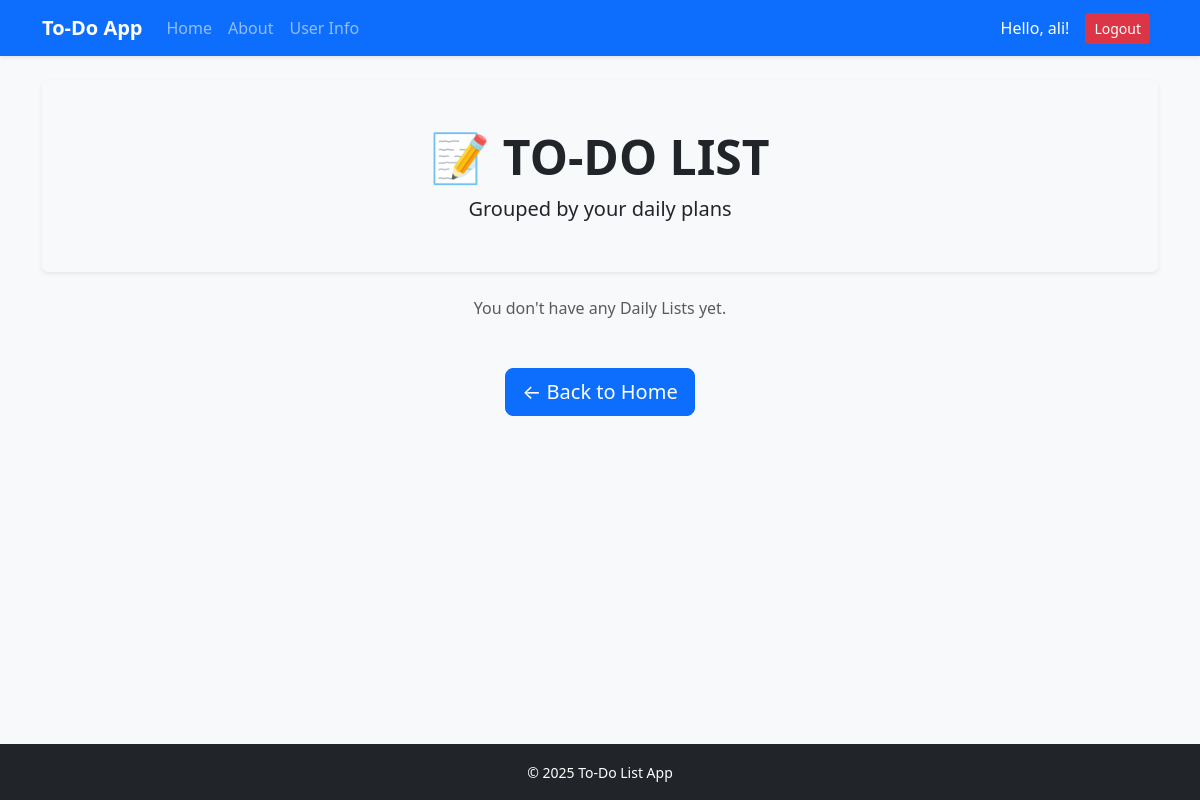
The page /todo/ (signed in) on the database as committed earlier.
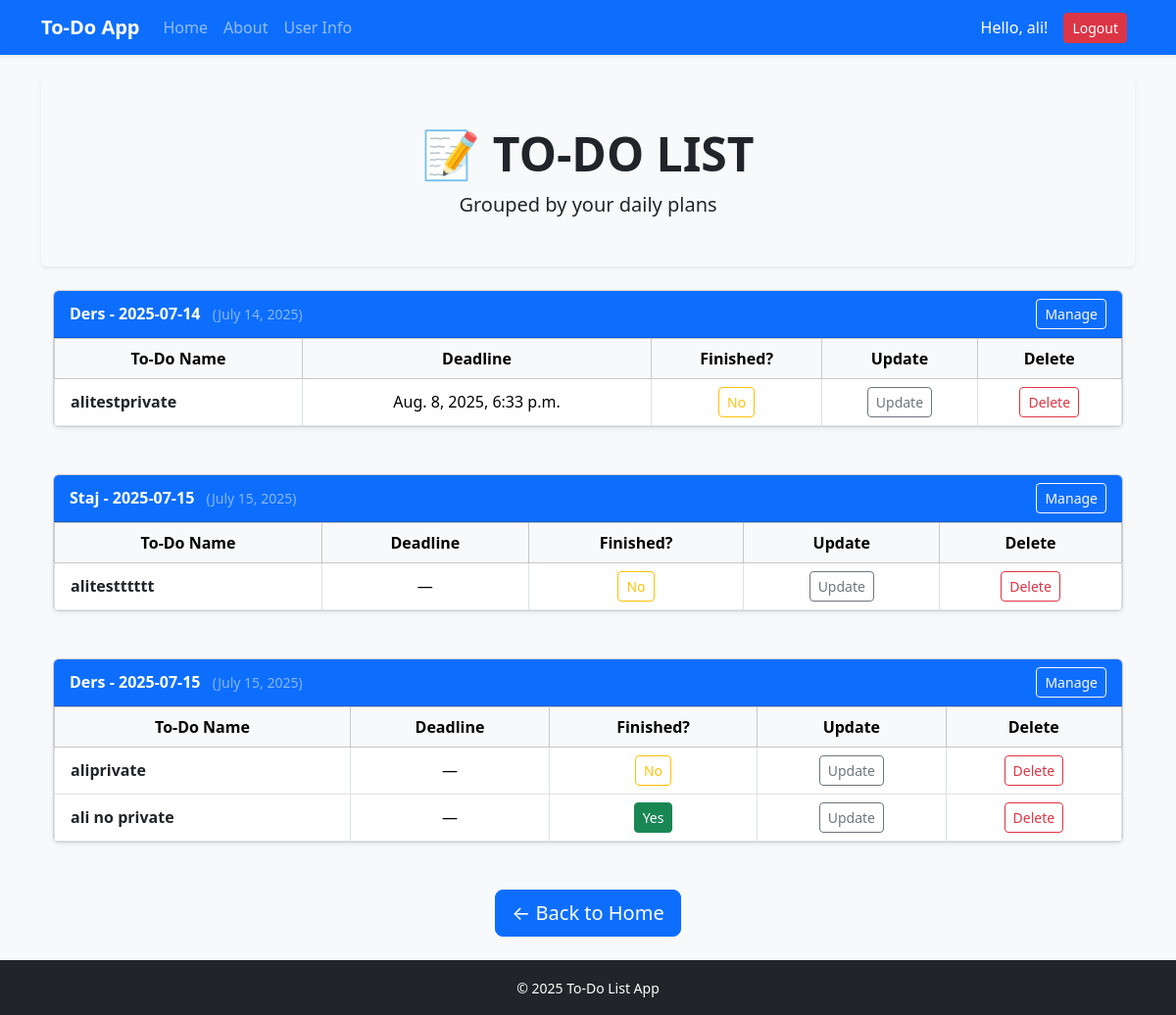
The same page on the database as committed later.
### todo_app/models.py (models this page shows, shortened)
class DailyTodoList(models.Model):
    category = models.ForeignKey(Category, on_delete=models.CASCADE, null=True, blank=True, related_name='daily_lists')
    name = models.CharField(max_length=100)
    date = models.DateField(default=datetime.today)
    user = models.ForeignKey(User, on_delete=models.CASCADE)

class Todos(models.Model):
    title = models.CharField(max_length=100, blank=True)
    description = models.TextField(max_length=1000, blank=True)
    finished = models.BooleanField(default=False)
    date_created = models.DateTimeField(default=now, blank=True)
    finished_date = models.DateTimeField(null=True, blank=True)
    deadline = models.DateTimeField(null=True, blank=True)
    is_private = models.BooleanField(default=True)
    daily_list = models.ForeignKey('DailyTodoList', on_delete=models.CASCADE, related_name='todos', null=True, blank=True)
    user = models.ForeignKey(User, on_delete=models.CASCADE)
    class Meta:
        verbose_name = "Todo"
        verbose_name_plural = "Todos"

### todo_app/views.py (the view)
# urls.py: path('todo/',views.todo,name="todo"),
@login_required
def todo(request):
    todo_list = Todos.objects.all().order_by('-date_created') if request.user.is_superuser \
                else Todos.objects.filter(models.Q(is_private=False) | models.Q(daily_list__user=request.user)).order_by('-date_created')
    daily_lists = DailyTodoList.objects.all() if request.user.is_superuser else DailyTodoList.objects.filter(user=request.user)
    return render(request, "todo_app/todo.html", {'daily_lists': daily_lists, 'todo_list': todo_list})

### todo_app/templates/todo_app/todo.html (shortened to what this page needs)
{% extends "todo_app/base.html" %}
{% block content %}
<div class="bg-light p-5 rounded shadow-sm mb-4">
  <div class="container text-center">
    <h1 class="display-5 fw-bold">📝 TO-DO LIST</h1>
    <p class="lead mb-0">Grouped by your daily plans</p>
  </div>
</div>
<div class="container">
  {% if daily_lists %}
    {% for dlist in daily_lists %}
      <div class="card mb-5 shadow-sm">
        <div class="card-header bg-primary text-white d-flex justify-content-between align-items-center">
          <div>
            <strong>{{ dlist.name }}</strong>
            <small class="ms-2 text-white-50">({{ dlist.date }})</small>
          </div>
          <a class="btn btn-outline-light btn-sm" href="{% url 'daily_list_detail' dlist.id %}">Manage</a>
        </div>
        <div class="card-body p-0">
          {% if dlist.todos.all|length > 0 %}
            <table class="table table-bordered table-hover mb-0">
              <thead class="table-light text-center">
                <tr>
                  <th>To-Do Name</th>
                  <th>Deadline</th>
                  <th>Finished?</th>
                  <th>Update</th>
                  <th>Delete</th>
                </tr>
              </thead>
              <tbody>
                {% for todo in dlist.todos.all %}
                <tr class="text-center align-middle">
                  <td class="text-start ps-3">
                    <a href="{% url 'description' todo.id %}" class="text-decoration-none text-dark fw-semibold">
                      {{ todo.title }}
                    </a>
                  </td>
                  <td>{{ todo.deadline|default:"—" }}</td>
                  <td>
                    {% if todo.finished %}
                      <a class="btn btn-success btn-sm" href="{% url 'yes_finish' todo.id %}">Yes</a>
                    {% else %}
                      <a class="btn btn-outline-warning btn-sm" href="{% url 'no_finish' todo.id %}">No</a>
                    {% endif %}
                  </td>
                  <td>
                    <a class="btn btn-outline-secondary btn-sm" href="{% url 'update' todo.id %}">Update</a>
                  </td>
                  <td>
                    <form method="POST" action="{% url 'delete' todo.id %}" class="d-inline">
                      <button type="submit" class="btn btn-outline-danger btn-sm">Delete</button>
                    </form>
                  </td>
                </tr>
                {% endfor %}
              </tbody>
            </table>
          {% else %}
            <div class="p-3 text-muted">No tasks in this list.</div>
          {% endif %}
        </div>
      </div>
    {% endfor %}
  {% else %}
    <p class="text-center text-muted">You don't have any Daily Lists yet.</p>
  {% endif %}
</div>
<div class="text-center mt-5">
  <a class="btn btn-primary btn-lg" href="{% url 'index' %}">← Back to Home</a>
</div>
{% endblock content %}

Rows that differ between the two databases and show on the page:
added DailyTodoList: name "Ders - 2025-07-14", date "July 14, 2025"
added Todos: title "alitestprivate", deadline "Aug. 8, 2025, 6:33 p.m.", finished "No", shown under "Ders - 2025-07-14"
added DailyTodoList: name "Staj - 2025-07-15", date "July 15, 2025"
added Todos: title "alitestttttt", deadline "—", finished "No", shown under "Staj - 2025-07-15"
added DailyTodoList: name "Ders - 2025-07-15", date "July 15, 2025"
added Todos: title "aliprivate", deadline "—", finished "No", shown under "Ders - 2025-07-15"
added Todos: title "ali no private", deadline "—", finished "Yes", shown under "Ders - 2025-07-15"
Other text that changed with them:
text no longer shown: "You don't have any Daily Lists yet."
